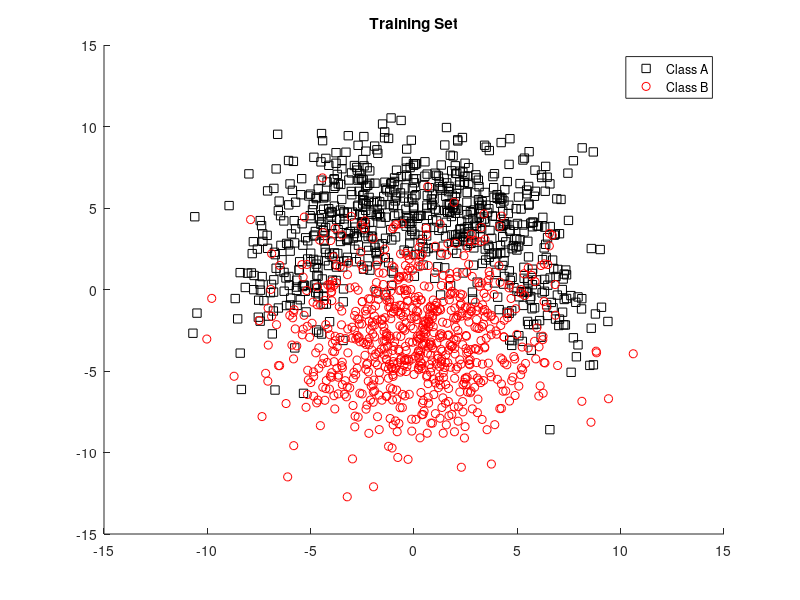
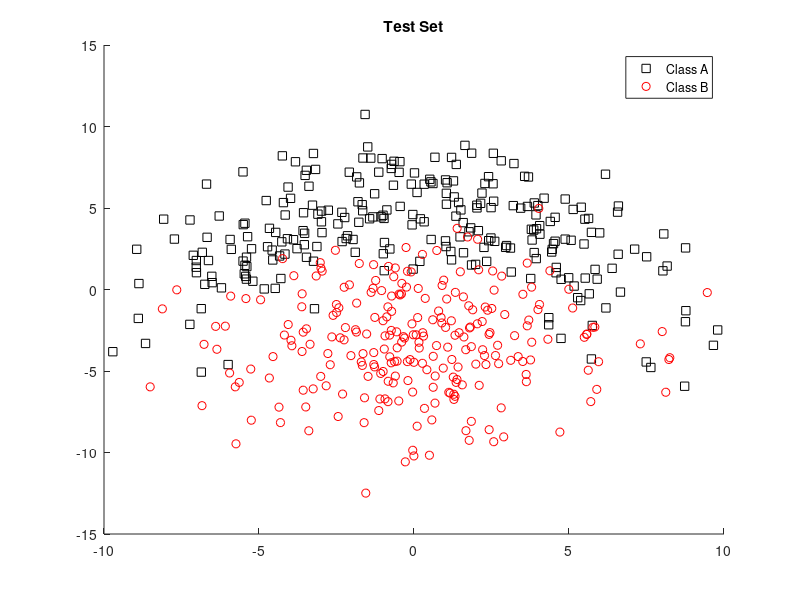

The MATLAB source for these figures, in order: (Note: this script raises an error after producing the figures.)
%% Machine Learning: Pattern Recognition
%% Lab 1
%% Paris Mavromoustakos
%% Georgios Methenitis
%% Marios Tzakris

close all;
clear all;
clc

%% Exercise 1

%Loading of the netlab package
addpath('netlab3_3');
load('twoclass.mat');

%Shuffling of the two given classes
A = A(randperm(length(A)),:);
B = B(randperm(length(B)),:);

%Determination of the training set. This training set includes 75% of each Table A
%and B
TrainingSet = [A(1:length(A)*3/4,:); B(1:length(B)*3/4,:)];

%Determination of the test set. This test set includes 25% of each Table A
%and B
TestSet = [A(length(A)*3/4+1:length(A),:) ; B(length(B)*3/4+1:length(B),:)];


%This figure shows the two classes of the training set.
figure();
hold on
plot(A(1:length(A)*3/4,1),A(1:length(A)*3/4,2),'ks');
plot(B(1:length(B)*3/4,1),B(1:length(B)*3/4,2),'ro');
legend('Class A','Class B');
hold off
title('Training Set')


%This figure depicts the two classes of the test set.
figure();
hold on
plot(A(length(A)*3/4+1:length(A),1),A(length(A)*3/4+1:length(A),2),'ks');
plot(B(length(B)*3/4+1:length(B),1),B(length(B)*3/4+1:length(B),2),'ro');
legend('Class A','Class B');
hold off
title('Test Set')


%% Exercise 2

%Number of tests (k=1,2,...,kValueMax)
kValueMax = 30;

%Results Array, including results for different K
%First column - Classification Accuracy
%Second column - Classification Error
%Each row - different k-value
ClassificationResults = zeros(kValueMax,2);

%Classification with multiple values for K
for kValue=1:kValueMax

ClassificationResults(kValue,:) = KnnFunction(2, 2, kValue, TrainingSet, TestSet);
 
end

%Accuracy rate for different values of K
figure();
bar(ClassificationResults(:,1));
xlabel('K');
ylabel('Accuracy rate %');
title('Classification Accuracy');

%Error rate for different values of K
figure();
bar(ClassificationResults(:,2));
xlabel('K');
ylabel('Error rate %');
title('Classification Error');

%% Exercise 3
%10-Fold Cross Validation

% Shuffling one more time the two classes
A = A(randperm(length(A)),:);
B = B(randperm(length(B)),:);

%Determination of each fold in k-fold cross validation process
foldSize = 10;

%Number of tests (k=1,2,...,kValueMax)
kValueMax = 30;

%Results Array, including results for different K
%First column - Classification Accuracy
%Second column - Classification Error
%Each row - different k-value
ClassificationResultsCross = zeros(kValueMax,2);

%Classification with multiple values for K
for kValue = 1 : kValueMax
    
  %For each K value, we perform cross validation to derive more accurate conclusions
  ClassificationResultsCross(kValue,:) = CrossValidation(A, B, foldSize, kValue);
      
end


%Error rate for different values of K
figure();
bar(ClassificationResultsCross(:,2));
xlabel('K');
ylabel('Error rate %');
title('Classification Error');


% Arg Min to determine the best value for k
min =100000;
argmin = 0;
for kValue=1:length(ClassificationResultsCross)
    if ClassificationResultsCross(kValue,2) < min
        min = ClassificationResultsCross(kValue,2);
        argmin = kValue;
    end
end
argmin


